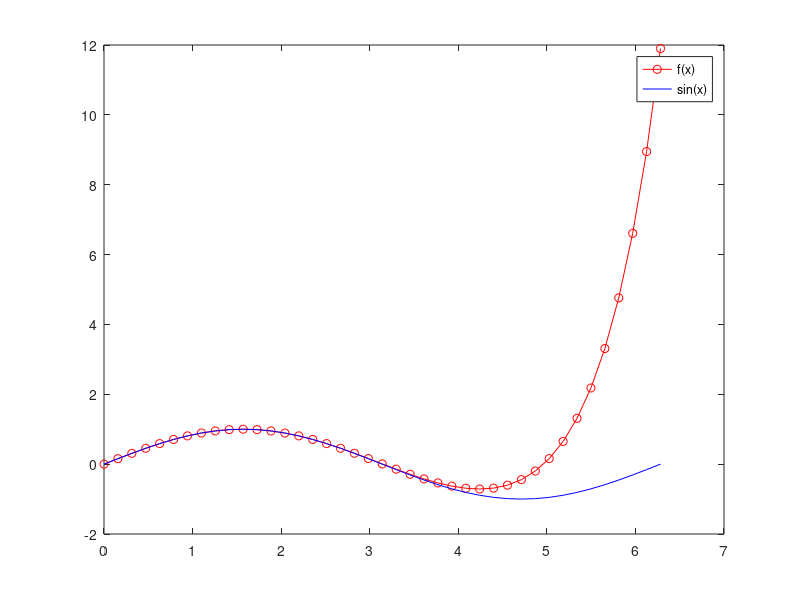

Write the MATLAB code that produced this figure.
function Y=taylor()
x=0:pi/20:2*pi;
y=x-((x.^3)/(factorial(3)))+((x.^5)/(factorial(5)))-((x.^7)/(factorial(7)))+((x.^9)/(factorial(9)));
plot(x,y,'-ro',x,sin(x),'-b')
hleg1=legend('f(x)','sin(x)');
end